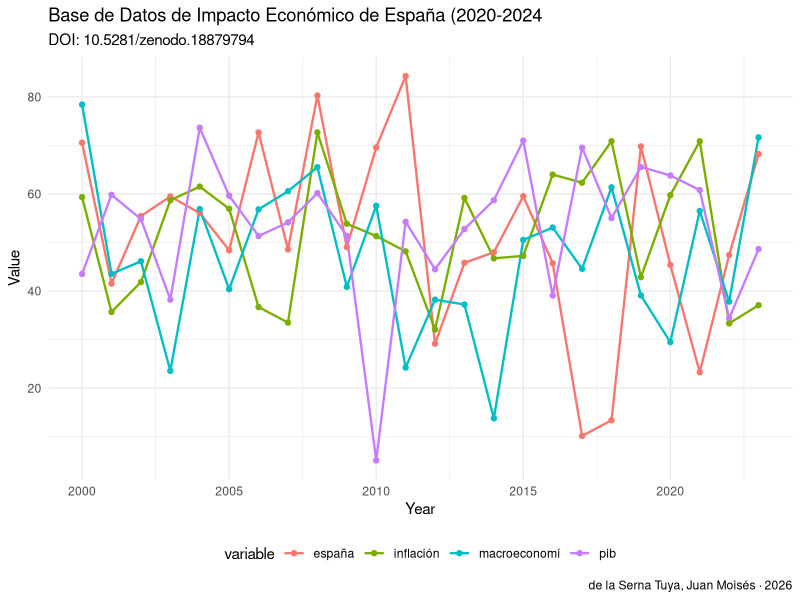

Reproduce this figure in R.
# analysis.R — Base de Datos de Impacto Económico de España (2020-2024)
# DOI: 10.5281/zenodo.18879794
# Author: de la Serna Tuya, Juan Moisés · ORCID: 0000-0002-8401-8018
# License: CC0 1.0

# ── SETUP ──────────────────────────────────────────────────────────────────
# Install required packages if needed:
# install.packages(c("readr","ggplot2","dplyr","tidyr"))

library(readr)
library(ggplot2)
library(dplyr)

# ── LOAD DATA ──────────────────────────────────────────────────────────────
# Download dataset from: https://doi.org/10.5281/zenodo.18879794
# df <- read_csv("dataset.csv")

# Example with synthetic data
set.seed(42)
years <- 2000:2023
df <- data.frame(
  year = years,
    españa = rnorm(length(years), 50, 15),
  macroeconomí = rnorm(length(years), 50, 15),
  pib = rnorm(length(years), 50, 15),
  inflación = rnorm(length(years), 50, 15),
  stringsAsFactors = FALSE
)

cat("Dataset: Base de Datos de Impacto Económico de España (2020\n")
cat("DOI: 10.5281/zenodo.18879794\n")
cat("Dimensions:", nrow(df), "x", ncol(df), "\n\n")
print(head(df))
print(summary(df))

# ── VISUALIZATION ──────────────────────────────────────────────────────────
# Temporal trend
p1 <- df %>%
  tidyr::pivot_longer(-year, names_to="variable", values_to="value") %>%
  ggplot(aes(x=year, y=value, color=variable)) +
  geom_line(size=0.8) +
  geom_point(size=1.5) +
  labs(title="Base de Datos de Impacto Económico de España (2020-2024",
       subtitle="DOI: 10.5281/zenodo.18879794",
       x="Year", y="Value",
       caption="de la Serna Tuya, Juan Moisés · 2026") +
  theme_minimal() +
  theme(legend.position="bottom")

ggsave("figures/analysis_output_r.png", p1, width=10, height=6, dpi=150)
cat("\nFigure saved: figures/analysis_output_r.png\n")

# ── CITATION ───────────────────────────────────────────────────────────────
cat("\nCitation:\n")
cat("de la Serna Tuya, Juan Moisés (2026). Base de Datos de Impacto Económico de España (2020-2024). Zenodo. https://doi.org/10.5281/zenodo.18879794\n")
